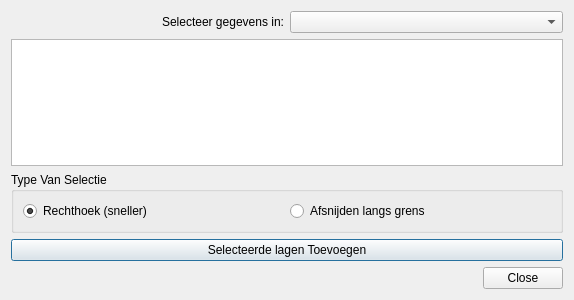
<?xml version="1.0" encoding="UTF-8"?>
<ui version="4.0">
 <class>vmmQryDlg</class>
 <widget class="QDialog" name="vmmQryDlg">
  <property name="geometry">
   <rect>
    <x>0</x>
    <y>0</y>
    <width>574</width>
    <height>300</height>
   </rect>
  </property>
  <property name="minimumSize">
   <size>
    <width>300</width>
    <height>250</height>
   </size>
  </property>
  <property name="windowTitle">
   <string>Spatial Subset Query Tool</string>
  </property>
  <property name="windowIcon">
   <iconset resource="resources.qrc">
    <normaloff>:/plugins/vmmQry/images/Sql-icon.png</normaloff>:/plugins/vmmQry/images/Sql-icon.png</iconset>
  </property>
  <layout class="QVBoxLayout" name="verticalLayout">
   <item>
    <layout class="QHBoxLayout" name="horizontalLayout">
     <item>
      <widget class="QLabel" name="label">
       <property name="sizePolicy">
        <sizepolicy hsizetype="Minimum" vsizetype="Preferred">
         <horstretch>0</horstretch>
         <verstretch>0</verstretch>
        </sizepolicy>
       </property>
       <property name="text">
        <string>Selecteer gegevens in:</string>
       </property>
       <property name="alignment">
        <set>Qt::AlignRight|Qt::AlignTrailing|Qt::AlignVCenter</set>
       </property>
      </widget>
     </item>
     <item>
      <widget class="QComboBox" name="gemeenteCbx">
       <property name="insertPolicy">
        <enum>QComboBox::InsertAlphabetically</enum>
       </property>
      </widget>
     </item>
    </layout>
   </item>
   <item>
    <widget class="QListWidget" name="lyrList">
     <property name="selectionMode">
      <enum>QAbstractItemView::ExtendedSelection</enum>
     </property>
     <property name="sortingEnabled">
      <bool>true</bool>
     </property>
    </widget>
   </item>
   <item>
    <widget class="QGroupBox" name="typeQryBox">
     <property name="title">
      <string>Type Van Selectie</string>
     </property>
     <layout class="QHBoxLayout" name="horizontalLayout_2">
      <item>
       <widget class="QRadioButton" name="bboxSelBtn">
        <property name="text">
         <string>Rechthoek (sneller)</string>
        </property>
        <property name="checked">
         <bool>true</bool>
        </property>
       </widget>
      </item>
      <item>
       <widget class="QRadioButton" name="borderSelBtn">
        <property name="text">
         <string>Afsnijden langs grens</string>
        </property>
       </widget>
      </item>
     </layout>
    </widget>
   </item>
   <item>
    <widget class="QPushButton" name="addLayerBtn">
     <property name="text">
      <string>Selecteerde lagen Toevoegen</string>
     </property>
    </widget>
   </item>
   <item>
    <widget class="QDialogButtonBox" name="button_box">
     <property name="orientation">
      <enum>Qt::Horizontal</enum>
     </property>
     <property name="standardButtons">
      <set>QDialogButtonBox::Close</set>
     </property>
    </widget>
   </item>
  </layout>
 </widget>
 <resources>
  <include location="resources.qrc"/>
 </resources>
 <connections>
  <connection>
   <sender>button_box</sender>
   <signal>accepted()</signal>
   <receiver>vmmQryDlg</receiver>
   <slot>accept()</slot>
   <hints>
    <hint type="sourcelabel">
     <x>20</x>
     <y>20</y>
    </hint>
    <hint type="destinationlabel">
     <x>20</x>
     <y>20</y>
    </hint>
   </hints>
  </connection>
  <connection>
   <sender>button_box</sender>
   <signal>rejected()</signal>
   <receiver>vmmQryDlg</receiver>
   <slot>reject()</slot>
   <hints>
    <hint type="sourcelabel">
     <x>20</x>
     <y>20</y>
    </hint>
    <hint type="destinationlabel">
     <x>20</x>
     <y>20</y>
    </hint>
   </hints>
  </connection>
 </connections>
</ui>
